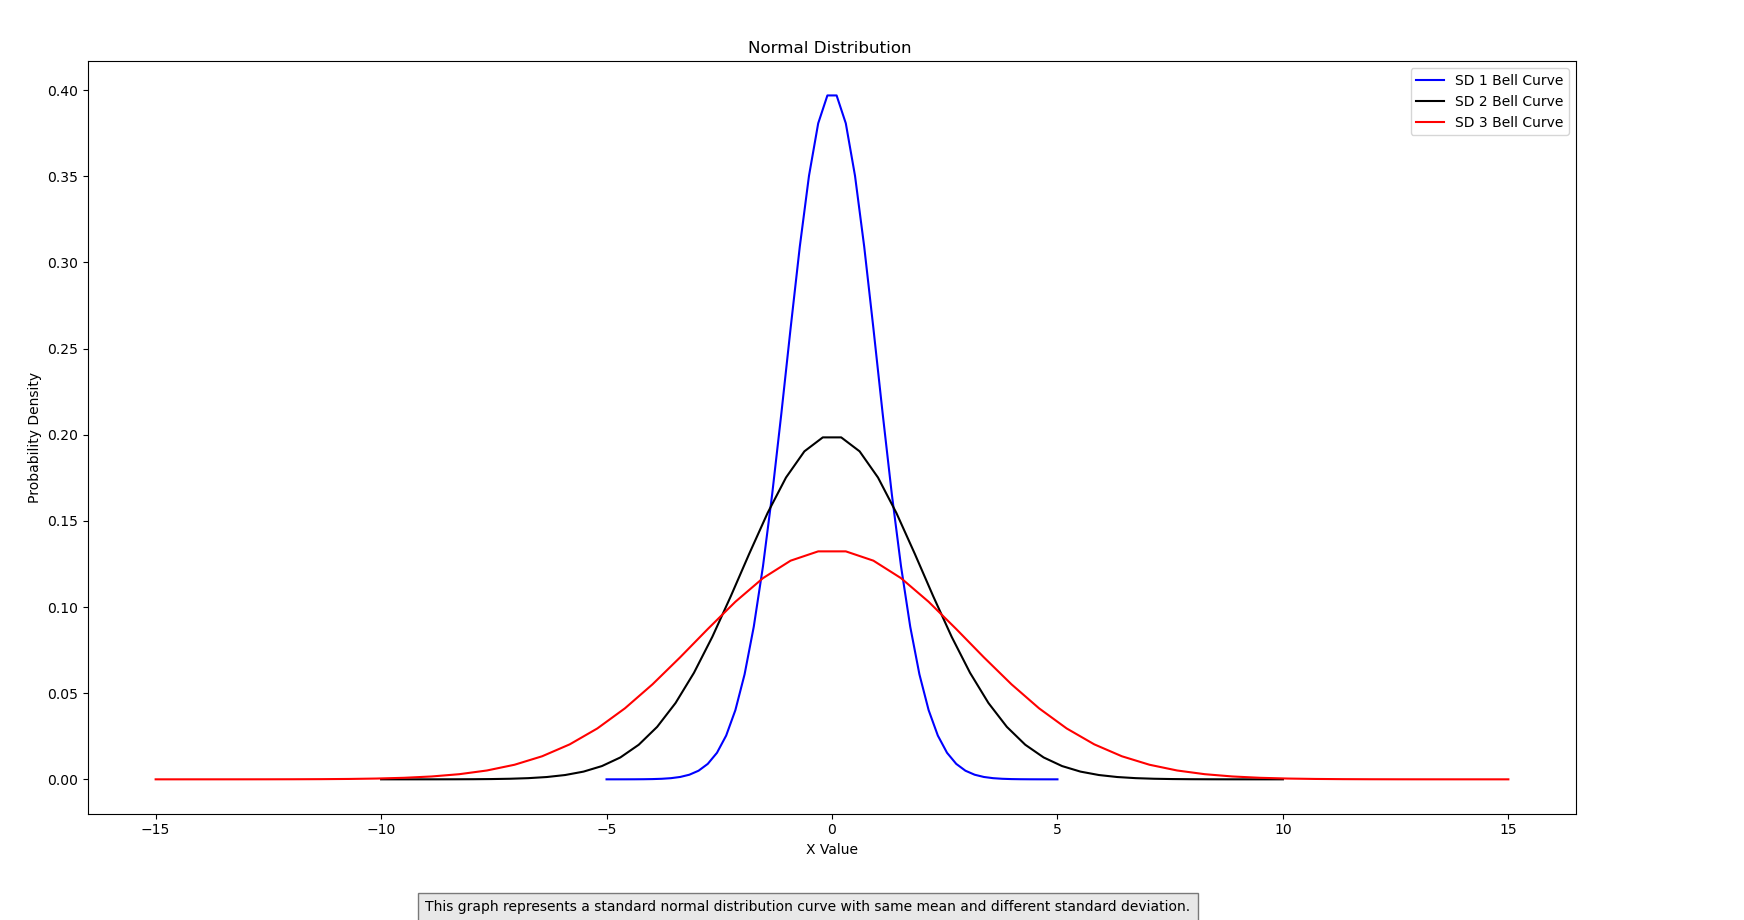

Write the Python code that produced this figure.
import numpy as np
import matplotlib.pyplot as plt
m = 0
sde=3
sdev=2
sd = 1
x1 = np.linspace(m-(5*sd), m+(5*sd))
x2 = np.linspace(m-(5*sdev), m+(5*sdev))
x3 = np.linspace(m-(5*sde), m+(5*sde))

f = (1 / (sd * np.sqrt(2 * np.pi))) * np.exp(-0.5 * ((x1 - m) / sd) ** 2)
fev=(1 / (sdev * np.sqrt(2 * np.pi))) * np.exp(-0.5 * ((x2 - m) / sdev) ** 2)
fe= (1 / (sde * np.sqrt(2 * np.pi))) * np.exp(-0.5 * ((x3 - m) / sde) ** 2)

plt.plot(x1, f, color='blue', label='SD 1 Bell Curve')
plt.plot(x2, fev, color='black', label='SD 2 Bell Curve')
plt.plot(x3, fe, color='red', label='SD 3 Bell Curve')

plt.title("Normal Distribution ")
plt.xlabel("X Value")
plt.ylabel("Probability Density")
plt.legend()
plt.figtext(0.5, 0.01, "This graph represents a standard normal distribution curve with same mean and different standard deviation.", ha="center", fontsize=10, bbox={"facecolor":"lightgrey", "alpha":0.5, "pad":5})
plt.show()
